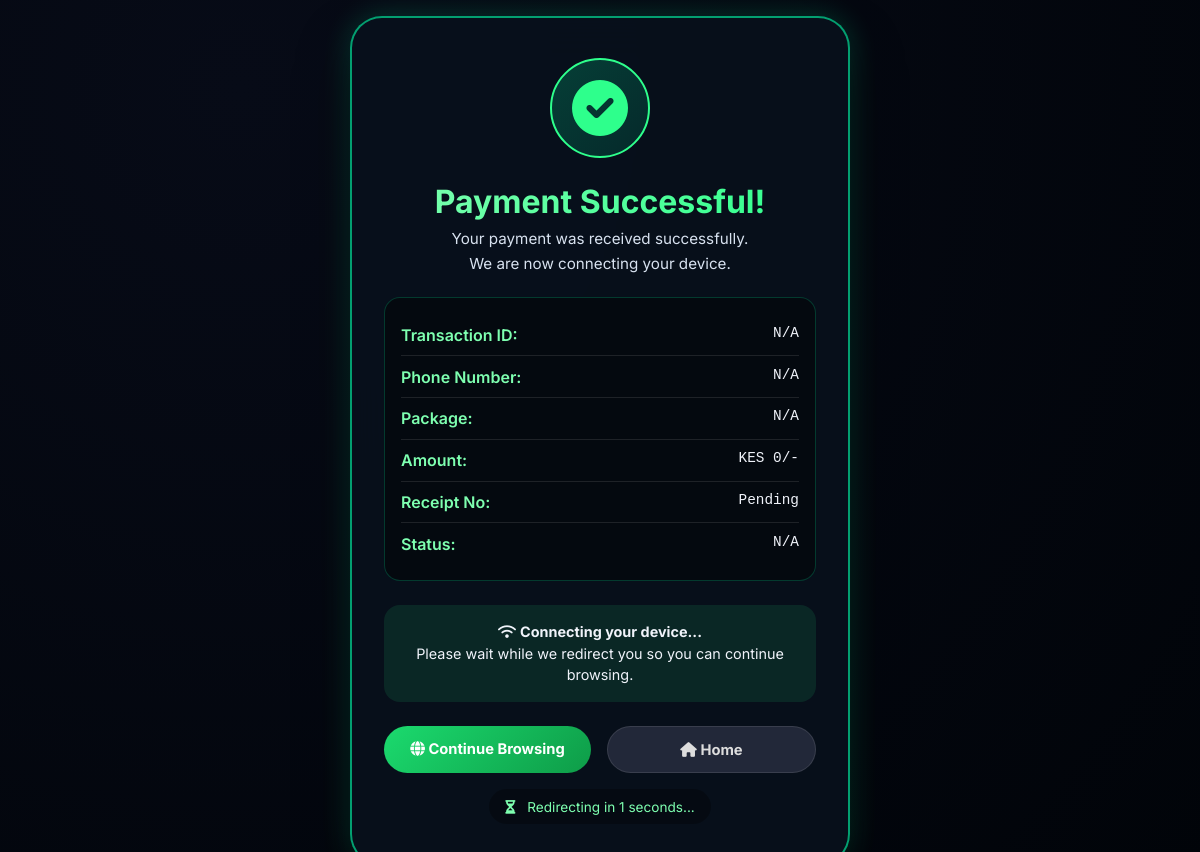
Page /success/ws_CO_30042026153650989722859145 on the earlier database version.
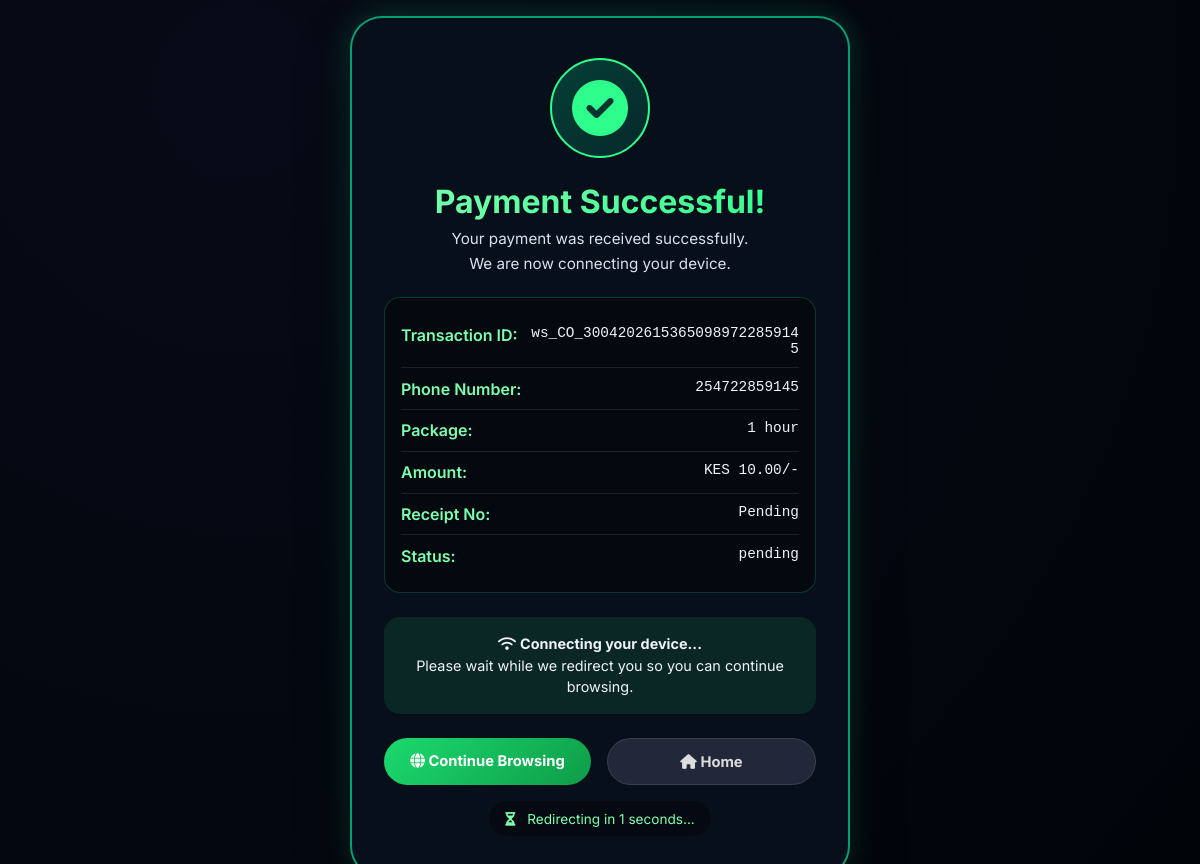
Same page on the later database version.
### models.py (models this page shows)
class Payment(Base):
    __tablename__ = "payments"
    id = Column(Integer, primary_key=True)
    checkout_request_id = Column(String(100), unique=True, index=True)
    phone = Column(String(20), index=True, nullable=False)
    customer_id = Column(Integer, ForeignKey("customers.id"))
    package_id = Column(Integer, ForeignKey("packages.id"))
    amount = Column(Numeric(10, 2), nullable=False)
    status = Column(Enum("pending", "paid", "failed", name="payment_status"), default="pending", nullable=False)
    receipt_number = Column(String(50))
    created_at = Column(DateTime, default=datetime.utcnow)
    package = relationship("Package")
    customer = relationship("Customer")

class Package(Base):
    __tablename__ = "packages"
    id = Column(Integer, primary_key=True)
    name = Column(String(50), unique=True, nullable=False)
    price = Column(Numeric(10, 2), nullable=False)
    duration_hours = Column(Integer, nullable=False)

### app.py (the view)
@app.route('/success/<checkout_request_id>')
def success(checkout_request_id):
    db = SessionLocal()
    try:
        payment = db.query(Payment).filter_by(
            checkout_request_id=checkout_request_id
        ).first()
        original_url = request.args.get(
            'url',
            request.args.get('link-orig', 'https://www.google.com')
        )
        return render_template("success.html", payment=payment, original_url=original_url)
    finally:
        db.close()

### templates/success.html (shortened to what this page needs)
<!DOCTYPE html>
<html lang="en">
<head>
    <link rel="stylesheet" href="https://cdnjs.cloudflare.com/ajax/libs/font-awesome/6.0.0-beta3/css/all.min.css">
</head>
<body>
    <div class="success-container" id="successContainer">
        <div class="success-card">
            <div class="check-icon">
                <i class="fas fa-check-circle"></i>
            </div>
            <h2>Payment Successful!</h2>
            <p class="subtext">Your payment was received successfully.</p>
            <p class="subtext">We are now connecting your device.</p>
            <div class="receipt-box">
                <div class="receipt-row">
                    <span class="receipt-label">Transaction ID:</span>
                    <span class="receipt-value">{{ payment.checkout_request_id if payment else 'N/A' }}</span>
                </div>
                <div class="receipt-row">
                    <span class="receipt-label">Phone Number:</span>
                    <span class="receipt-value">{{ payment.phone if payment else 'N/A' }}</span>
                </div>
                <div class="receipt-row">
                    <span class="receipt-label">Package:</span>
                    <span class="receipt-value">{{ payment.package.name if payment and payment.package else 'N/A' }}</span>
                </div>
                <div class="receipt-row">
                    <span class="receipt-label">Amount:</span>
                    <span class="receipt-value">KES {{ payment.amount if payment else '0' }}/-</span>
                </div>
                <div class="receipt-row">
                    <span class="receipt-label">Receipt No:</span>
                    <span class="receipt-value">{{ payment.receipt_number if payment and payment.receipt_number else 'Pending' }}</span>
                </div>
                <div class="receipt-row">
                    <span class="receipt-label">Status:</span>
                    <span class="receipt-value">{{ payment.status if payment else 'N/A' }}</span>
                </div>
            </div>
            <div class="internet-instructions">
                <i class="fas fa-wifi"></i>
                <strong>Connecting your device...</strong><br>
                Please wait while we redirect you so you can continue browsing.
            </div>
            <div class="btn-group">
                <a href="#" class="btn btn-primary" id="browseNowBtn">
                    <i class="fas fa-globe"></i> Continue Browsing
                </a>
                <a href="/" class="btn btn-secondary">
                    <i class="fas fa-home"></i> Home
                </a>
            </div>
            <div class="countdown" id="countdown">
                <i class="fas fa-hourglass-half"></i> Redirecting in <span id="timer">3</span> seconds...
            </div>
        </div>
    </div>
</body>
</html>

Differences in the rows shown:
added Payment: checkout_request "ws_CO_30042026153650989722859145", phone "254722859145", amount "10.00", receipt_number "Pending", status "pending"
now on this page (row unchanged): Package: package "1 hour"
Other differences:
{{ payment.checkout_request_id if payment else 'N/A' }}: "N/A" → (not shown)
{{ payment.phone if payment else 'N/A' }}: "N/A" → (not shown)
{{ payment.package.name if payment and payment.package else 'N/A' }}: "N/A" → (not shown)
{{ payment.amount if payment else '0' }}: "0" → (not shown)
{{ payment.status if payment else 'N/A' }}: "N/A" → (not shown)
text no longer shown: "Pending"
